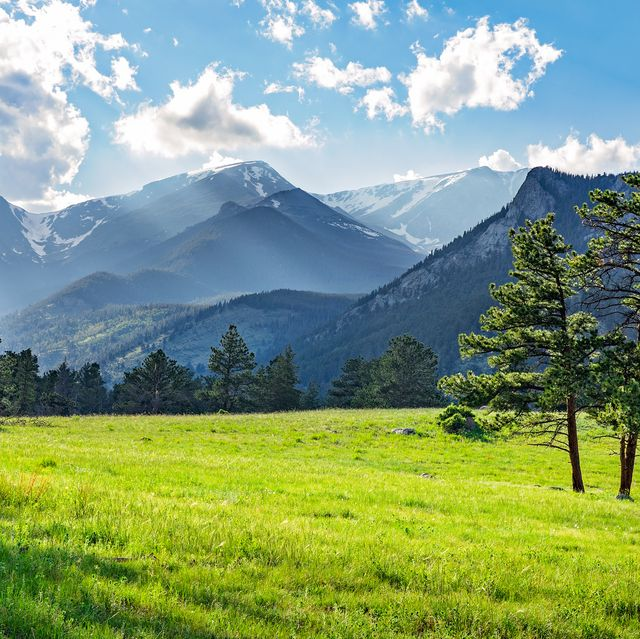
#> input picture bckg.jpg, 640 x 639 px
$ python -i Utility.py   (imports and definitions only)
#> lines starting #> are read from the running program, lines starting #| are printed output that depends on the picture
import cv2
import os
import numpy as np
import matplotlib.pyplot as plt
import pandas as pd
import time
import math


def getFrames(path):
    frames = []
    cap = cv2.VideoCapture(path)

    if not cap.isOpened():
        print("Error opening video stream or file")

    while cap.isOpened():
        ret, frame = cap.read()
        if ret:
            frames.append(frame)
        else:
            break

    cap.release()
    return frames


def displayFrames(frames):
    for i in range(len(frames)):
        cv2.imshow('Frame', frames[i])
        cv2.waitKey(0)
        if cv2.waitKey(25) & 0xFF == ord('q'):
            break


def movingAverage(curve, radius):
    window_size = 2 * radius + 1
    f = np.ones(window_size) / window_size
    curve_pad = np.lib.pad(curve, (radius, radius), 'edge')
    curve_smoothed = np.convolve(curve_pad, f, mode='same')
    curve_smoothed = curve_smoothed[radius:-radius]
    return curve_smoothed


def smooth(trajectory):
    smoothed_trajectory = np.copy(trajectory)
    for i in range(3):
        smoothed_trajectory[:, i] = movingAverage(trajectory[:, i], radius=50)
    return smoothed_trajectory


def fixBorder(frame):
    s = frame.shape
    T = cv2.getRotationMatrix2D((s[1] / 2, s[0] / 2), 0, 1.04)
    frame = cv2.warpAffine(frame, T, (s[1], s[0]))
    return frame


def readVideo(path):
    return cv2.VideoCapture(path)


def stabilizeVideo(path):
#> called with path = 'bckg.jpg'
    frames_out = []
    cap = readVideo(path)

    n_frames = int(cap.get(cv2.CAP_PROP_FRAME_COUNT))
    width = int(cap.get(cv2.CAP_PROP_FRAME_WIDTH))
    height = int(cap.get(cv2.CAP_PROP_FRAME_HEIGHT))
    fps = cap.get(cv2.CAP_PROP_FPS)

    # fourcc = cv2.VideoWriter_fourcc(*'MJPG')
    # out = cv2.VideoWriter('video_out.mp4', 0x7634706d, fps, (width, height))

    _, prev = cap.read()
#> prev is the input picture: shape (639, 640, 3); mean B, G, R 121.9, 158.1, 132.3
    prev_gray = cv2.cvtColor(prev, cv2.COLOR_BGR2GRAY)
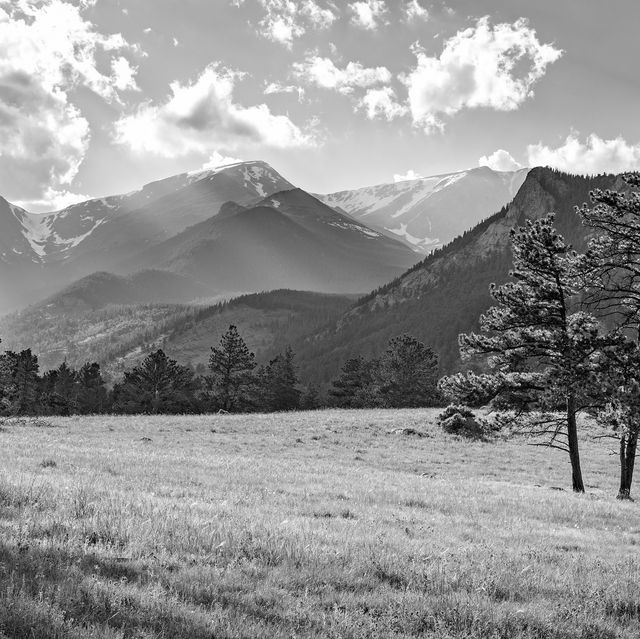
#> prev_gray: shape (639, 640); min 0, max 255, mean 146.3

    transforms = np.zeros((n_frames - 1, 3), np.float32)

    for i in range(n_frames - 2):
        prev_pts = cv2.goodFeaturesToTrack(prev_gray, maxCorners=200, qualityLevel=0.01, minDistance=30, blockSize=3)

        success, curr = cap.read()
        if not success:
            break

        curr_gray = cv2.cvtColor(curr, cv2.COLOR_BGR2GRAY)

        curr_pts, status, err = cv2.calcOpticalFlowPyrLK(prev_gray, curr_gray, prev_pts, None)

        idx = np.where(status == 1)[0]
        prev_pts = prev_pts[idx]
        curr_pts = curr_pts[idx]

        m = cv2.estimateRigidTransform(prev_pts, curr_pts, fullAffine=False)

        if m is None:
            m = np.array([[ 1, 0, 0],
                        [ 0,  1, 0]])

        dx = m[0, 2]
        dy = m[1, 2]

        da = np.arctan2(m[1, 0], m[0, 0])

        transforms[i] = [dx, dy, da]

        prev_gray = curr_gray
#> after the loop, transforms = empty array

    trajectory = np.cumsum(transforms, axis=0)
#> trajectory = empty array

    smoothed_trajectory = smooth(trajectory)
    difference = smoothed_trajectory - trajectory
    transforms_smooth = transforms + difference

    cap.set(cv2.CAP_PROP_POS_FRAMES, 0)

    for i in range(n_frames - 2):
        success, frame = cap.read()
        if not success:
            break

        dx = transforms_smooth[i, 0]
        dy = transforms_smooth[i, 1]
        da = transforms_smooth[i, 2]

        m = np.zeros((2, 3), np.float32)
        m[0, 0] = np.cos(da)
        m[0, 1] = -np.sin(da)
        m[1, 0] = np.sin(da)
        m[1, 1] = np.cos(da)
        m[0, 2] = dx
        m[1, 2] = dy

        frame_stabilized = cv2.warpAffine(frame, m, (width, height))
        frame_stabilized = fixBorder(frame_stabilized)
        frames_out.append(frame_stabilized)

        # [11 lines of commented-out code are left out]

    return frames_out

#> (the run stopped early here; a loop or call above may not have finished)
